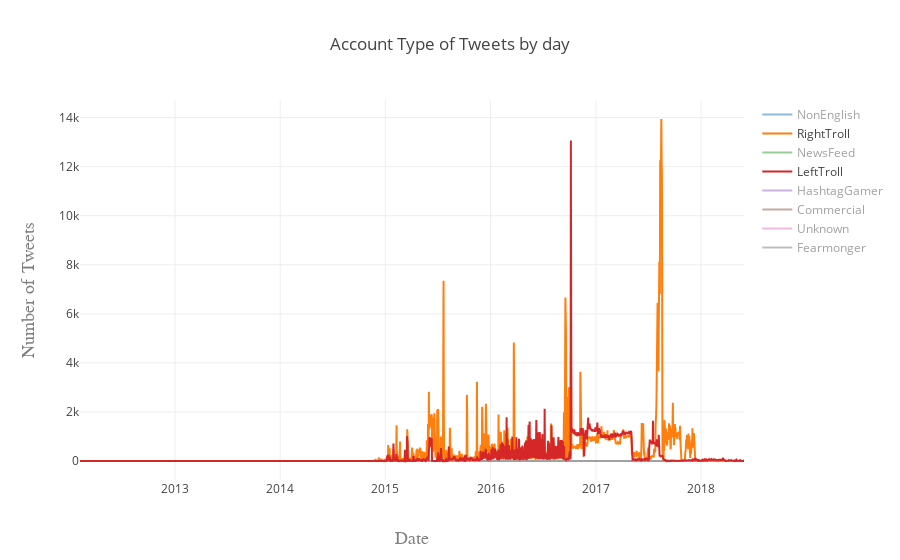

Notebook source saved alongside this figure:
### Code cell
######################################################################################################################
#TO VISUALIZE THE PLOT FROM THE CLOUD RUN THIS CELL #######################################
###############################################################################################################################

fig = py.get_figure('https://plot.ly/~Flavioh/62', raw=True)
iplot(fig)

### Figure 1 — Plotly figure (JSON) as saved in the notebook; plotly's stock layout.template omitted (floating-point values rounded to 4 significant figures; data arrays with more than 128 entries replaced by an {"elided": "..."} marker saying what was removed)
{"data": [{"mode": "lines", "name": "NonEnglish", "type": "scatter", "uid": "7c142669-f77f-4902-b387-9771ecaa1934", "visible": "legendonly", "x": {"elided": "2310 str values"}, "xsrc": "Flavioh:63:70eca1", "y": {"elided": "2310 int values"}, "ysrc": "Flavioh:63:e557d4"}, {"mode": "lines", "name": "RightTroll", "type": "scatter", "uid": "ea0944e6-9efb-45c6-b3d2-56c6dfc9c079", "x": {"elided": "1214 str values"}, "xsrc": "Flavioh:63:b8a202", "y": {"elided": "1214 int values"}, "ysrc": "Flavioh:63:ddfb69"}, {"mode": "lines", "name": "NewsFeed", "type": "scatter", "uid": "8e7f5f7d-2eb0-4a54-8a4a-5a6a1fddb167", "visible": "legendonly", "x": {"elided": "1094 str values"}, "xsrc": "Flavioh:63:97d544", "y": {"elided": "1094 int values"}, "ysrc": "Flavioh:63:e3dd8a"}, {"mode": "lines", "name": "LeftTroll", "type": "scatter", "uid": "ef7c46ee-7731-45f4-bdb7-5b211889ff27", "x": {"elided": "2306 str values"}, "xsrc": "Flavioh:63:6341c3", "y": {"elided": "2306 int values"}, "ysrc": "Flavioh:63:c7f8d5"}, {"mode": "lines", "name": "HashtagGamer", "type": "scatter", "uid": "1dd467ff-59a4-411f-b9a4-467553685246", "visible": "legendonly", "x": {"elided": "1861 str values"}, "xsrc": "Flavioh:63:929a41", "y": {"elided": "1861 int values"}, "ysrc": "Flavioh:63:41c264"}, {"mode": "lines", "name": "Commercial", "type": "scatter", "uid": "f9828a43-4fbc-4826-b305-449ce6a4df75", "visible": "legendonly", "x": {"elided": "592 str values"}, "xsrc": "Flavioh:63:19878e", "y": {"elided": "592 int values"}, "ysrc": "Flavioh:63:18560a"}, {"mode": "lines", "name": "Unknown", "type": "scatter", "uid": "fd92a94e-7c91-411d-9c00-c971b3364222", "visible": "legendonly", "x": {"elided": "1270 str values"}, "xsrc": "Flavioh:63:9845af", "y": {"elided": "1270 int values"}, "ysrc": "Flavioh:63:6a376f"}, {"mode": "lines", "name": "Fearmonger", "type": "scatter", "uid": "62af72d5-9c60-4259-b444-168209cb47f3", "visible": "legendonly", "x": {"elided": "797 str values"}, "xsrc": "Flavioh:63:8aa9ee", "y": {"elided": "797 int values"}, "ysrc": "Flavioh:63:8636ab"}], "layout": {"title": "Account Type of Tweets by day", "xaxis": {"title": "Date", "titlefont": {"color": "#7f7f7f", "family": "Courier New, monospace", "size": 18}}, "yaxis": {"title": "Number of Tweets", "titlefont": {"color": "#7f7f7f", "family": "Courier New, monospace", "size": 18}}}}
